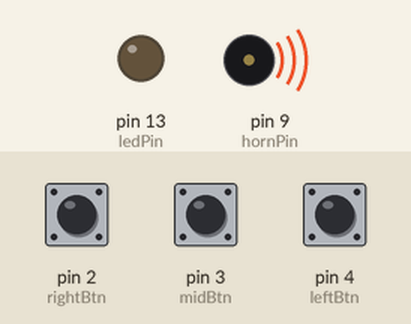
Simulated run of this sketch. Board: Arduino Uno, built with avr-gcc and run on an emulated ATmega328P. On the bench: output pins drawn as LEDs (lit = HIGH), buzzer (waves = sounding). Dashed ring = blinking. The inputs (shaded band) are chosen by the test bench; at power-on: pin 3 (midBtn) HIGH, pin 4 (leftBtn) HIGH, pin 2 (rightBtn) HIGH. Pins used as bus, display or sensor lines are not drawn.

Above: at 1.2 s.
1.3 s: pin 3 (midBtn) pulled LOW for 0.15 s
At 1.9 s:
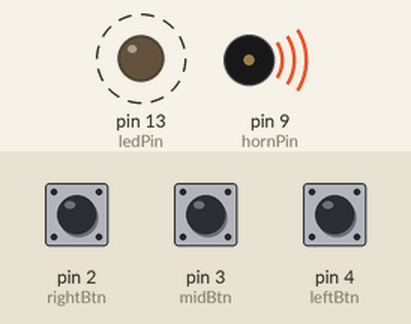
4.4 s: pin 3 (midBtn) pulled LOW for 1 s
At 4.4 s:
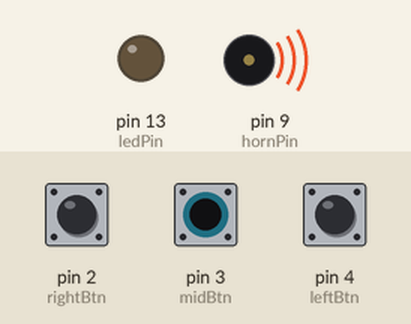
6.9 s: pin 4 (leftBtn) pulled LOW for 0.15 s
At 7.03 s:
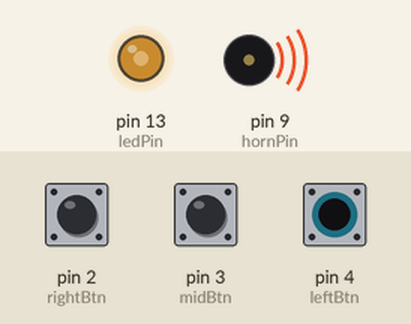
8.6 s: pin 2 (rightBtn) pulled LOW for 0.15 s
At 8.67 s:
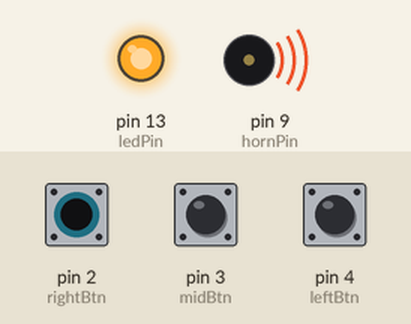
10.2 s: pin 4 (leftBtn) pulled LOW for 1 s
At 11.8 s:
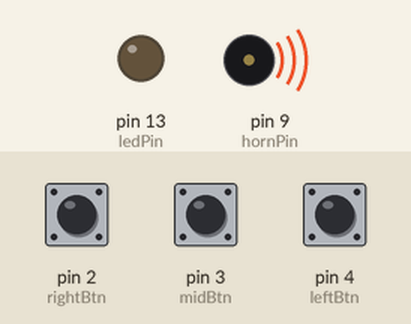
13.2 s: pin 2 (rightBtn) pulled LOW for 3.2 s
At 14.0 s:
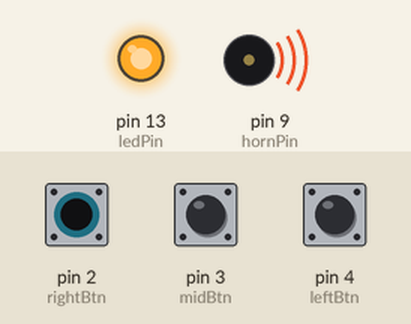
Timing chart, 0 to 17.9 s (numbered marks = the images above; inputs shaded):
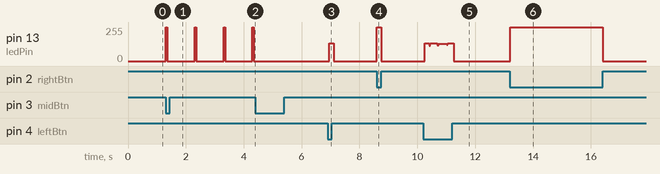

Measured:
- after the input at 1.3 s, pin 13 (ledPin): alternates 255/255 for 0.05 s and 0/255 for 0.95 s, starting at once
- after the input at 4.4 s, pin 13 (ledPin): stops changing and stays 0/255
- after the input at 6.9 s, pin 13 (ledPin): 0/255 → 134/255 after 0.05 s, → 0/255 0.16 s later
- after the input at 8.6 s, pin 13 (ledPin): 0/255 → 255/255 at once, → 0/255 0.15 s later
- after the input at 10.2 s, pin 13 (ledPin): 0/255 → 134/255 after 0.05 s, → 130/255 0.44 s later, → 133/255 0.32 s later, → 0/255 0.24 s later
- after the input at 13.2 s, pin 13 (ledPin): 0/255 → 255/255 at once, → 0/255 3.2 s later

The sketch:

Paintball_Signalhorn.ino
```cpp
#define second 1000 //ms
#define countdowns 10 //times honk before starting honk occures
#define countdownhonk_duration 50 //ms
#define playstarthonk_duration 500 //ms
#define checktime 100 //ms - aprox. time to check, if a button was pressed in the past

const int leftBtn = 4;
const int midBtn = 3;
const int rightBtn = 2;
const int ledPin = 13;
const int hornPin = 9;
//pwm freq:
//3,9,10,11 = 490Hz
//5,6 = 980hz

bool btntoggle = false;

void setup() {
  Serial.begin(9600);

  pinMode(ledPin, OUTPUT);
  pinMode(hornPin, OUTPUT);

  pinMode(leftBtn, INPUT_PULLUP);
  pinMode(midBtn, INPUT_PULLUP);
  pinMode(rightBtn, INPUT_PULLUP);

  //start-pulse, to let user know, chip is ready
  //would be better with piezo/buzzer and tone();
  analogWrite(hornPin, 50);
  delay(50);
  analogWrite(hornPin, 0);
}

void writeLEDandHorn(byte status) {
  digitalWrite(hornPin, status);
  digitalWrite(ledPin, status);
}

void honkFor(int duration) {
  writeLEDandHorn(HIGH);
  delay(duration);
  writeLEDandHorn(LOW);
}

void pulsedHonk(int ontime, int fulltime) {
  for (int i = 0; i <= 5; i++) {
    writeLEDandHorn(HIGH);
    delay(ontime);
    writeLEDandHorn(LOW);
    delay(fulltime - ontime);
  }
}

void countdown() {
  for (int i = 1; i <= countdowns; i++) {
    honkFor(countdownhonk_duration);
    for (int t = second - countdownhonk_duration ; t > 0 ; t -= checktime) {
      delay(min(t, checktime));
      if (digitalRead(midBtn) == LOW) {
        if (btntoggle) return;
      } else {
        btntoggle = true;
      }
    }
  }
  honkFor(playstarthonk_duration);
}

void loop() {
  if (digitalRead(midBtn) == LOW) {
    if (!btntoggle) countdown();
  } else {
    btntoggle = false;
  }

  if (digitalRead(rightBtn) == LOW) {
    writeLEDandHorn(HIGH);
  } else {
    writeLEDandHorn(LOW);
  }

  if (digitalRead(leftBtn) == LOW) {
    pulsedHonk(3, 5);
  }

  delay(5); //give that chip a break, will ya?
}
```
